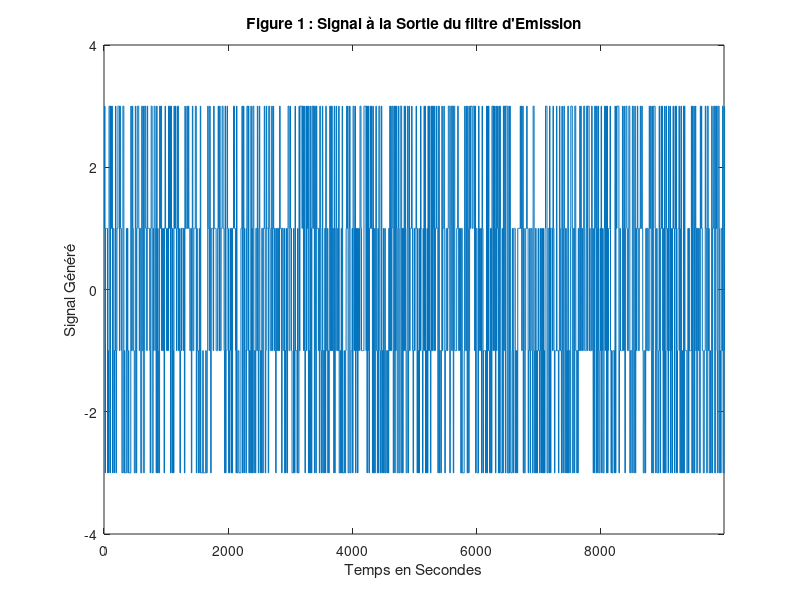
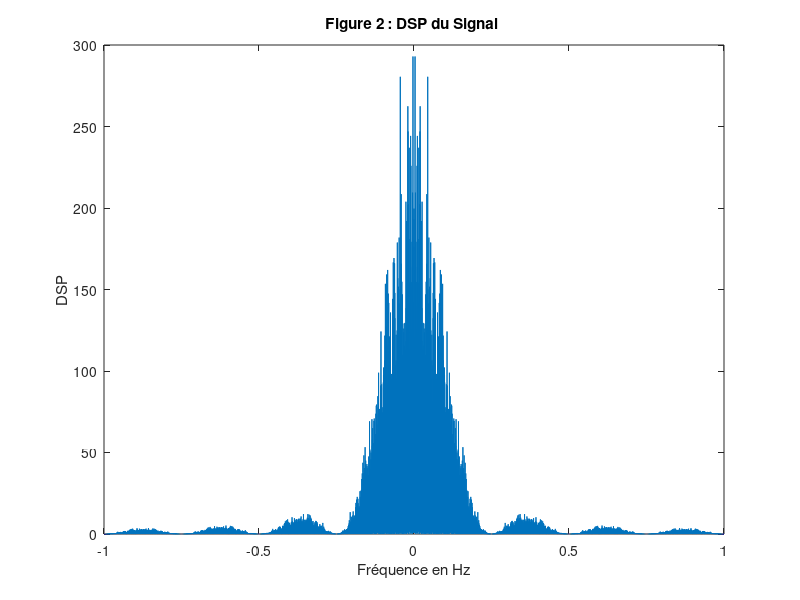
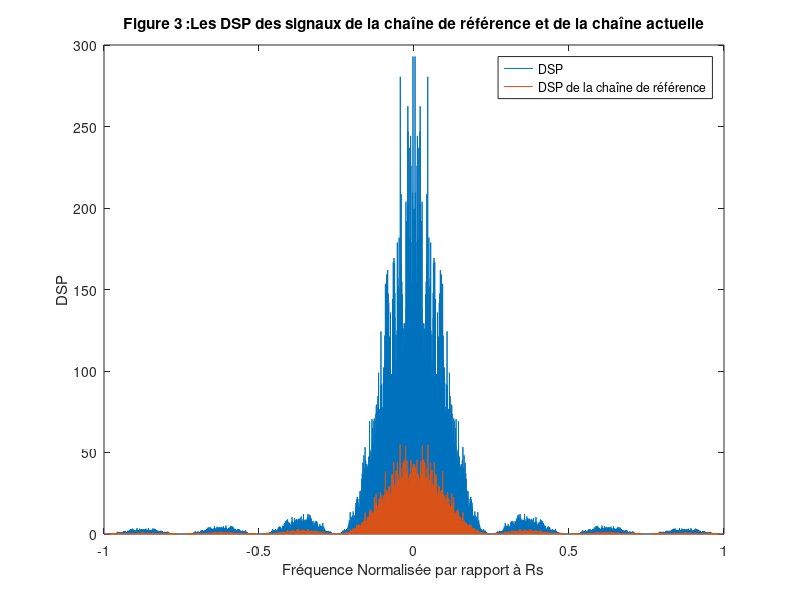
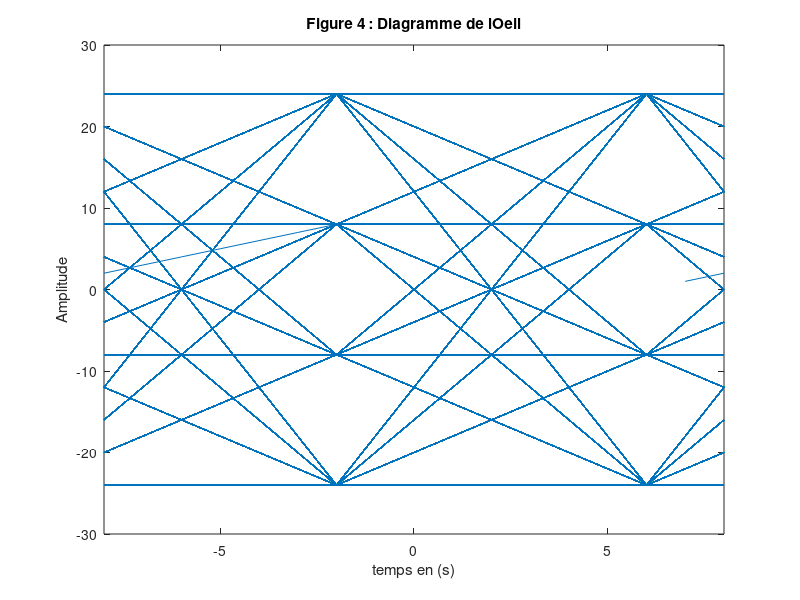

These charts were generated, in order, by the following MATLAB code:
% ENSEEIHT - 1SN - Télécommunications
% Etudes de chaines de transmission en BdB
% Auteurs : Younes SAOUDI & Issam HABIBI

clear;
close all;
clc;


%IV- Choix du MAPPING


%Les données

bits_nbr = 10000; %Nombre de bits générés
Ns = 8;             %Condition de shannon Fe>=2.Fmax et Fmax = 4/Ts
Fe = 1;             % Fréquence d'échantillonnage
Te = 1/Fe;             %Durée d'echatillonnage

%1.a-
bits = randi([0,1], 1, bits_nbr);                    %Génération de l'information binaire
symboles = (2 * bi2de(reshape(bits, 2, length(bits) / 2).')-3).';
Diracs = kron(symboles, [1 zeros( 1, Ns - 1)]); %Génération de la suite de Diracs pondérés par les symboles
h = ones(1, Ns);                                %Réponse impusionnelle du filtre de mise en forme
x = filter(h,1,Diracs); %Filtrage de mise en forme
figure
plot(x)
axis([0 bits_nbr - 1 -4 4]);
title("Figure 1 : Signal à la Sortie du filtre d'Emission");
xlabel('Temps en Secondes');
ylabel("Signal Généré");

% Calcul de la DSP
DSP_x = (1 / length(x)) * abs(fft(x, 2 ^ nextpow2(length(x)))) .^ 2;
figure;
plot(linspace(-Fe, Fe, length(DSP_x)), fftshift(DSP_x));
title('Figure 2 : DSP du Signal ');
xlabel('Fréquence en Hz');
ylabel('DSP');

%1.b-
Ns_1 = 8;
h_1 = ones(1, Ns_1);
hr_1 = fliplr(h_1);
Fe_1 = 1;
symboles_1 = 2*bits - 1;
Diracs_1 = kron(symboles_1, [1 zeros(1, Ns_1 - 1)]);
x1 = filter(h_1, 1, Diracs_1);
% Calcul de la DSP
DSP_x = (1 / length(x)) * abs(fft(x, 2 ^ nextpow2(length(x)))) .^ 2;
figure;
plot(linspace(-Fe, Fe, length(DSP_x)), fftshift(DSP_x));hold on;
%DSP de la Chaîne de Référence
DSP_x1 = (1 / length(x1)) * abs(fft(x1, 2 ^ nextpow2(length(x1)))) .^ 2;
plot(linspace(-Fe, Fe, length(DSP_x1)), fftshift(DSP_x1));
ylabel('DSP');
xlabel('Fréquence Normalisée par rapport à Rs');
legend('DSP','DSP de la chaîne de référence');
title('Figure 3 :Les DSP des signaux de la chaîne de référence et de la chaîne actuelle');

 
%1-c-
%Filtrage de réception
hr = fliplr(h);
y = filter(hr,1,x);

% Diagramme de l'oeil
oeil = eyediagram(y,2*Ns,2*Ns,Ns-1);
title('Figure 4 : Diagramme de lOeil');
xlabel('temps en (s)');


%1-d/

%TES & TEB

signal_echantillonne = y(Ns : Ns : end);
symboles_decides = zeros(1, length(signal_echantillonne));
for i=1:length(signal_echantillonne)
    
    if (signal_echantillonne(i) > 2*Ns)
        symboles_decides(i) = 3;
    elseif (signal_echantillonne(i) >= 0)
        symboles_decides(i) = 1;
    elseif (signal_echantillonne(i) < - 2*Ns)
        symboles_decides(i) = -3;
    else
        symboles_decides(i) = -1;
    end
end
%TES
bits_decides = reshape(de2bi((symboles_decides + 3)/2).',1,length(bits));
%TEB
TEB1 = length(find(bits_decides ~= bits))/length(bits)


%2.
%Implantation de la chaine avec bruit
TES_b = zeros(1,7);
TEB_bruit = zeros(1,7);

for i = 0:6
    sigma_n_carre = mean(x.^2) * Ns / (4 *10^(i/10));
    Bruit = sqrt(sigma_n_carre) * randn(1, length(x));
    signal_bruite = x + Bruit;
    y_b = filter(hr, 1, signal_bruite);
    y_echantillone = y_b(Ns : Ns : end);
    symboles_decides = zeros(1, length(y_echantillone));
    
    for j=1:length(y_echantillone)
        if (y_echantillone(j) > 2*Ns)
            symboles_decides(j) = 3;
        elseif (y_echantillone(j) >= 0)
            symboles_decides(j) = 1;
        elseif (y_echantillone(j) < -2*Ns)
            symboles_decides(j) = -3;
        else
            symboles_decides(j) = -1;
        end
    end
    %TES
    err = length(find(symboles ~= symboles_decides));
    TES_b(i+1) = err/length(symboles);
    %TEB
    bits_decides = reshape(de2bi((symboles_decides + 3)/2)',1,length(bits));
    TEB_b(i+1) = length(find(bits ~= bits_decides))/length(bits);
end

% TES en fonction de Eb/N0
figure
semilogy([0:6], TES_b, 'r-');
grid;
title("Figure 5 : TES");
xlabel('Eb/N0 (dB)');
ylabel('TES');


%3.
%TES Expérimental et TES Théorique
figure
semilogy([0:6], TES_b, 'r-*');
hold on
TES_theorique = (3/2)*qfunc(sqrt((4/5)*10.^([0:6]/10)));
semilogy([0 : 6], TES_theorique,'b-o');
grid
title('Figure 6 : Comparaison des TES');
legend('TES Expérimental','TES Théorique')
ylabel('TES');


%4.
% TEB
figure
semilogy([0:6], TEB_b, 'r-');
grid;
title('Figure 7 : TEB');
xlabel('Eb/N0 (dB)');
ylabel('TEB');

%5.
%Comparaison des TEB
figure
semilogy([0:6], TEB_b, 'r-*');
hold on
TEB_theorique = (3/4)*qfunc( sqrt( (4/5) * 10.^([0:6]/10)) );
semilogy([0 : 6], TEB_theorique,'b-o');
grid
title('Figure 8 : Comparaison des TEB');
legend('TEB Expérimental','TEB Théorique')
ylabel('TEB');